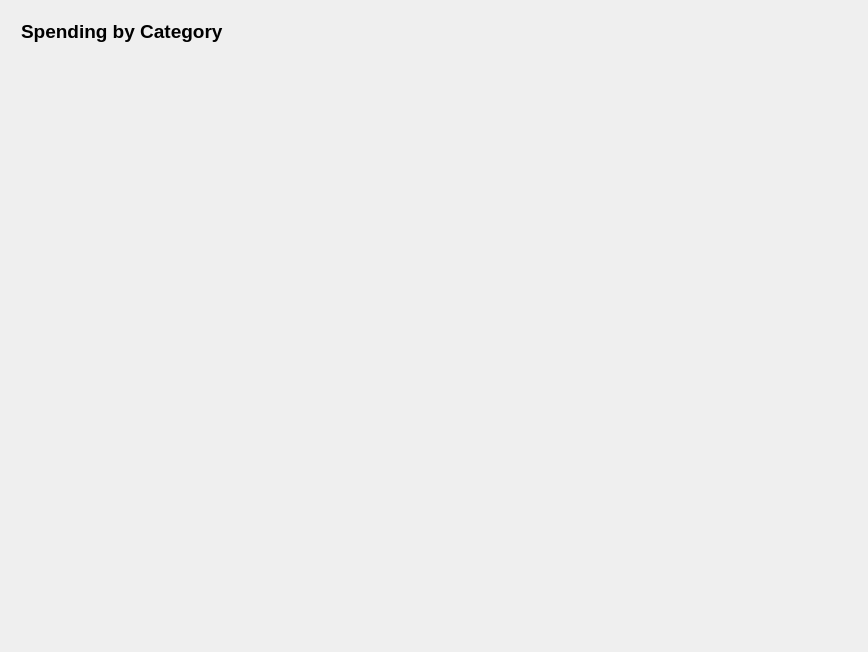
<?xml version="1.0" encoding="UTF-8"?>
<ui version="4.0">
 <class>Form</class>
 <widget class="QWidget" name="Form">
  <property name="geometry">
   <rect>
    <x>0</x>
    <y>0</y>
    <width>868</width>
    <height>652</height>
   </rect>
  </property>
  <property name="windowTitle">
   <string>FullAccount</string>
  </property>
  <layout class="QVBoxLayout" name="verticalLayout">
   <item>
    <widget class="QWidget" name="topbox" native="true">
     <property name="maximumSize">
      <size>
       <width>16777215</width>
       <height>40</height>
      </size>
     </property>
     <widget class="QLabel" name="label">
      <property name="geometry">
       <rect>
        <x>10</x>
        <y>10</y>
        <width>798</width>
        <height>21</height>
       </rect>
      </property>
      <property name="font">
       <font>
        <family>Arial</family>
        <pointsize>14</pointsize>
        <weight>75</weight>
        <bold>true</bold>
       </font>
      </property>
      <property name="text">
       <string>Spending by Category</string>
      </property>
     </widget>
    </widget>
   </item>
   <item>
    <widget class="QWidget" name="widget" native="true">
     <layout class="QHBoxLayout" name="horizontalLayout">
      <item>
       <widget class="QWidget" name="categoriesWidget" native="true">
        <property name="minimumSize">
         <size>
          <width>200</width>
          <height>0</height>
         </size>
        </property>
        <property name="maximumSize">
         <size>
          <width>200</width>
          <height>16777215</height>
         </size>
        </property>
       </widget>
      </item>
      <item>
       <widget class="QWidget" name="chartWidget" native="true"/>
      </item>
     </layout>
    </widget>
   </item>
  </layout>
 </widget>
 <resources/>
 <connections/>
</ui>
